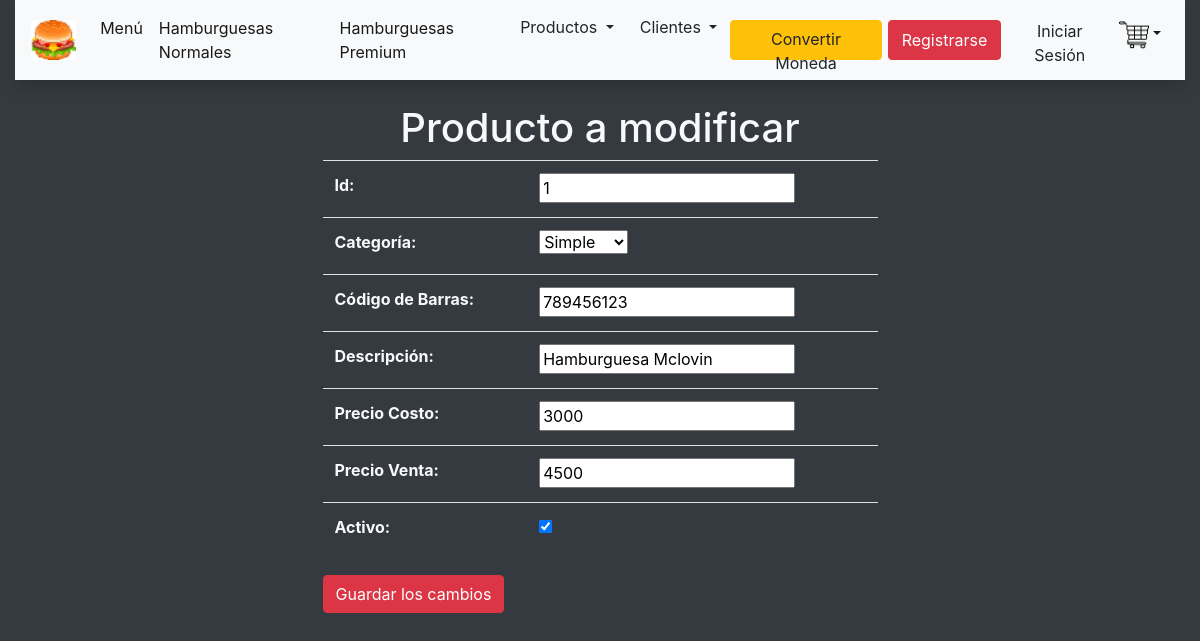
Page /formModProducto/1 on the committed database.
### hamburgame/models.py (models this page shows, shortened)
class Categoria(models.Model):
    id = models.IntegerField(primary_key = True)
    nombre = models.CharField(max_length=50)
    activo = models.BooleanField()
    def __str__(self):
        return self.nombre

class Producto(models.Model):
    id          = models.IntegerField(primary_key = True)
    categoria   = models.ForeignKey(Categoria, on_delete=models.CASCADE, verbose_name="Categoría")
    codigoBarra = models.IntegerField(verbose_name="Código de Barras")
    descripcion = models.CharField(max_length=50, verbose_name="Descripción")
    precioCosto = models.IntegerField(verbose_name="Precio Costo")
    precioVenta = models.IntegerField(verbose_name="Precio Venta")
    activo      = models.BooleanField(verbose_name="Activo")

### hamburgame/views.py (the view)
# urls.py: path('formModProducto/<id>', formModProducto, name="formModProducto"),
def formModProducto(request, id):
    producto = Producto.objects.get(id = id)
    contexto = {'form' : ProductoForm(instance=producto) }
    if request.method == 'POST':
        formulario = ProductoForm(data=request.POST, instance=producto)
        formulario.save()
        contexto['mensaje'] = "Los datos fueron guardados"
        contexto['form'] = ProductoForm(instance=Producto.objects.get(id = id))
    return render(request, 'formModProducto.html', contexto)

### hamburgame/forms.py
class ProductoForm(forms.ModelForm):
    class Meta:
        model = Producto
        fields= '__all__' #['id', 'codigoBarra', 'descripcion', 'precioCosto', 'precioVenta','activo', 'categoria']

### hamburgame/templates/formModProducto.html (shortened to what this page needs)
{% extends "plantillaBase.html" %}
{% block titulo %}
    {{ 'Producto a modificar' }}
{% endblock %}
{% block contenido %}
<form method="post">
    <div class="row  justify-content-center">
        <div class="col-12 col-md-6">
            <table class="table text-light">
                {{ form.as_table }}
            </table>
        </div>
    </div>
    <div class="row justify-content-center">
        <div class="col-12 col-md-6">
            <input type="submit" class="btn btn-danger" value="Guardar los cambios">
        </div>
    </div>
</form>
{% endblock%}

### rows in the picture
Categoria: id "1"
Producto: categoria "Simple", codigoBarra "789456123", descripcion "Hamburguesa Mclovin", precioCosto "3000", precioVenta "4500", activo "☑"

### other values in the picture
{{ 'Producto a modificar' }} "Producto a modificar"
